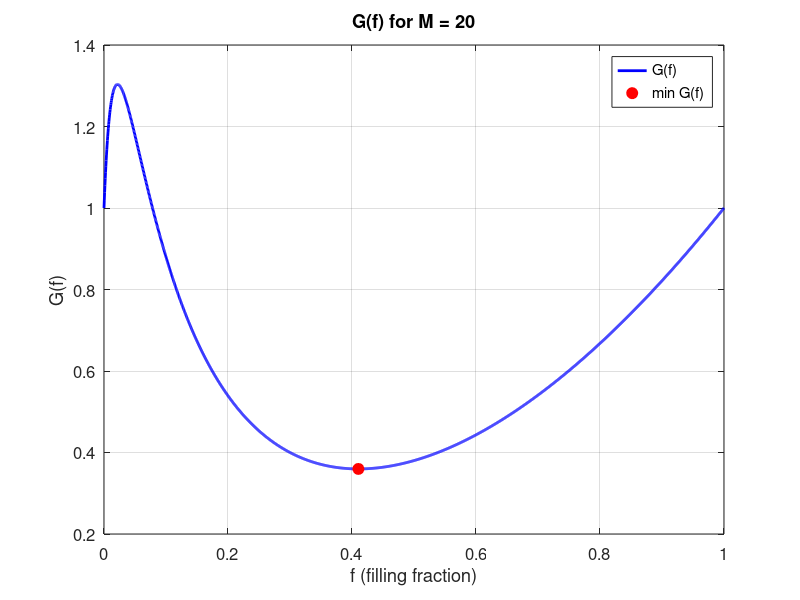

Write MATLAB code to recreate this figure.
% G(f) as a function of M and f
G = @(f, M) (M^2 .* f.^4 + 4*M .* f.^3 - 6*M .* f.^2 + 4*M .* f + 1) ./ (1 + M .* f).^2;

% Parameter and sampling
M        = 20;
f_values = linspace(0, 1, 2000);

% Values for plotting
G_values = G(f_values, M);

% Continuous minimum
f_min   = fminbnd(@(f) G(f, M), 0, 1);
G_min   = G(f_min, M);

% Plot
figure;
plot(f_values, G_values, 'b-', 'LineWidth', 2); hold on;
plot(f_min, G_min, 'ro', 'MarkerSize', 8, 'MarkerFaceColor', 'r');

xlabel('f (filling fraction)');
ylabel('G(f)');
title(sprintf('G(f) for M = %d', M));
legend('G(f)', 'min G(f)', 'Location', 'best');
grid on; box on;
set(gca, 'FontSize', 12);

% Print 
fprintf('Minimum G(f): %.12f\n', G_min);
fprintf('f at minimum G(f): %.12f\n', f_min);
